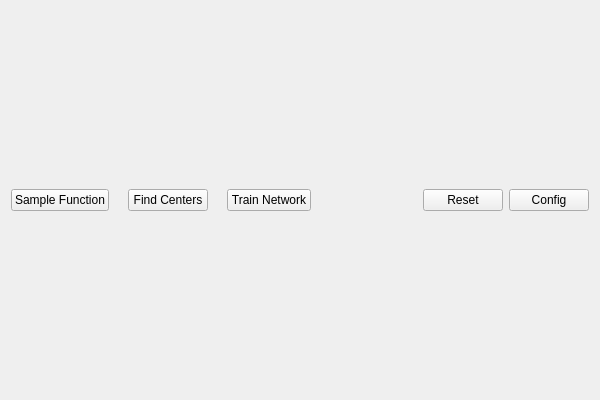
<?xml version="1.0" encoding="UTF-8"?>
<ui version="4.0">
 <class>MainWindow</class>
 <widget class="QMainWindow" name="MainWindow">
  <property name="geometry">
   <rect>
    <x>0</x>
    <y>0</y>
    <width>600</width>
    <height>400</height>
   </rect>
  </property>
  <property name="windowTitle">
   <string>Radial Basis Function Network Simulator</string>
  </property>
  <widget class="QWidget" name="centralWidget">
   <layout class="QVBoxLayout" name="verticalLayout_2">
    <item>
     <layout class="QVBoxLayout" name="verticalLayout">
      <item>
       <layout class="QHBoxLayout" name="horizontalLayout">
        <item>
         <widget class="QPushButton" name="sampleFunctionButton">
          <property name="text">
           <string>Sample Function</string>
          </property>
         </widget>
        </item>
        <item>
         <widget class="QLabel" name="arrow1">
          <property name="text">
           <string/>
          </property>
          <property name="pixmap">
           <pixmap resource="resources.qrc">:/icons/icons/rightarrow</pixmap>
          </property>
         </widget>
        </item>
        <item>
         <widget class="QPushButton" name="findCentersButton">
          <property name="text">
           <string>Find Centers</string>
          </property>
         </widget>
        </item>
        <item>
         <widget class="QLabel" name="arrow2">
          <property name="text">
           <string/>
          </property>
          <property name="pixmap">
           <pixmap resource="resources.qrc">:/icons/icons/rightarrow</pixmap>
          </property>
         </widget>
        </item>
        <item>
         <widget class="QPushButton" name="trainNetworkButton">
          <property name="text">
           <string>Train Network</string>
          </property>
         </widget>
        </item>
        <item>
         <spacer name="horizontalSpacer">
          <property name="orientation">
           <enum>Qt::Horizontal</enum>
          </property>
          <property name="sizeHint" stdset="0">
           <size>
            <width>40</width>
            <height>20</height>
           </size>
          </property>
         </spacer>
        </item>
        <item>
         <widget class="QPushButton" name="resetButton">
          <property name="text">
           <string>Reset</string>
          </property>
         </widget>
        </item>
        <item>
         <widget class="QPushButton" name="configButton">
          <property name="text">
           <string>Config</string>
          </property>
         </widget>
        </item>
       </layout>
      </item>
     </layout>
    </item>
   </layout>
  </widget>
 </widget>
 <layoutdefault spacing="6" margin="11"/>
 <resources>
  <include location="resources.qrc"/>
 </resources>
 <connections/>
</ui>
